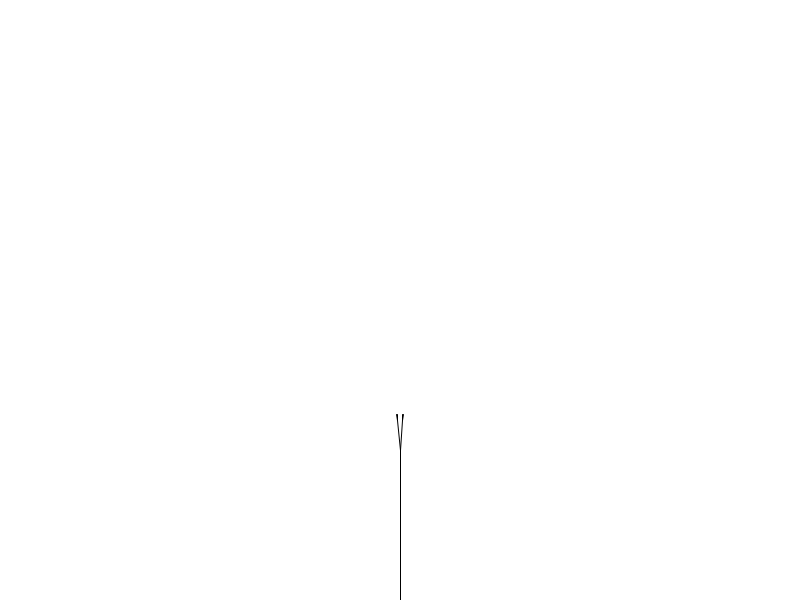
Frame 1 (no input)
Frame 60 (the mouse pressed at the canvas centre just before this capture): identical to frame 1, image omitted
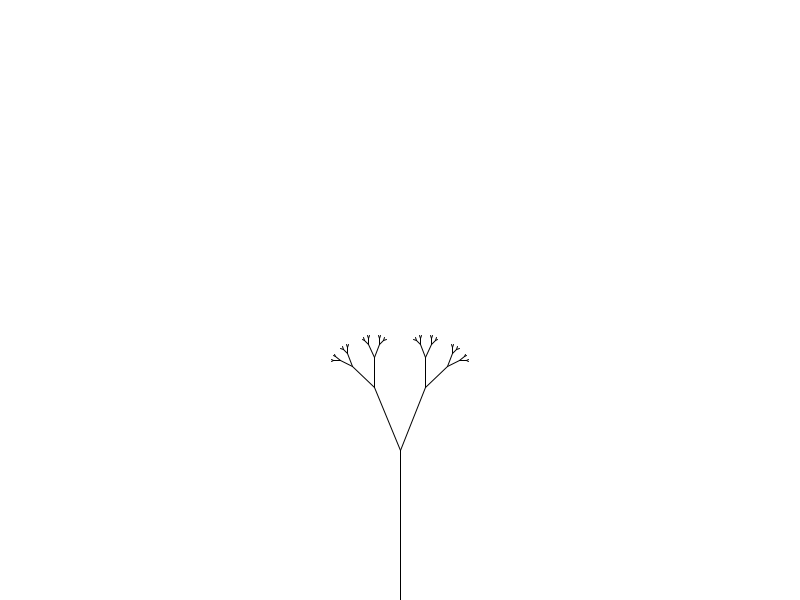
Frame 120 (the mouse held since frame 60 and released just before this capture)

The Processing sketch that drew these frames (run headless with seeded random() and noise(); from frame 60 on, the mouse is pressed at the canvas centre):

// Processing sketch: w10_02_recursiveTree
// ── w10_02_recursiveTree.pde
float theta = 0;

void setup() {
  size(800, 600);
}

void draw() {
  background(255);
  strokeWeight(1);
  translate(width/2, height);
  branch(150);
}

void branch(float len) {
  line(0, 0, 0, -len);
  theta = map(mouseX, 0, width, 5, 40);
  translate(0, -len);
  len *= map(mouseY, 0, height, 0.2, 0.7);

  if (len > 2) {
    pushMatrix();
    rotate(radians(theta));
    branch(len);
    popMatrix();

    pushMatrix();
    rotate(radians(-theta));
    branch(len);
    popMatrix();
  }
}
